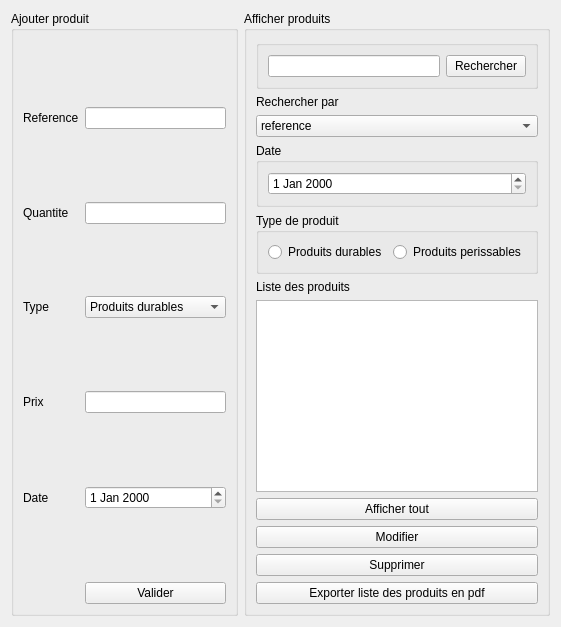
                    <widget class="QWidget" name="Produits">
                     <attribute name="title">
                      <string>Produits</string>
                     </attribute>
                     <layout class="QHBoxLayout" name="horizontalLayout_126">
                      <item>
                       <layout class="QHBoxLayout" name="horizontalLayout_125">
                        <item>
                         <widget class="QGroupBox" name="groupBox_20">
                          <property name="title">
                           <string>Ajouter produit</string>
                          </property>
                          <layout class="QFormLayout" name="formLayout_15">
                           <item row="9" column="0">
                            <widget class="QLabel" name="label_5">
                             <property name="text">
                              <string>Date</string>
                             </property>
                            </widget>
                           </item>
                           <item row="7" column="0">
                            <widget class="QLabel" name="label_21">
                             <property name="text">
                              <string>Prix</string>
                             </property>
                            </widget>
                           </item>
                           <item row="7" column="1">
                            <widget class="QLineEdit" name="lineEdit_Prix_p"/>
                           </item>
                           <item row="5" column="0">
                            <widget class="QLabel" name="label_22">
                             <property name="text">
                              <string>Type</string>
                             </property>
                            </widget>
                           </item>
                           <item row="3" column="0">
                            <widget class="QLabel" name="label_23">
                             <property name="text">
                              <string>Quantite</string>
                             </property>
                            </widget>
                           </item>
                           <item row="3" column="1">
                            <widget class="QLineEdit" name="lineEdit_quantite_p"/>
                           </item>
                           <item row="4" column="0">
                            <spacer name="verticalSpacer_6">
                             <property name="orientation">
                              <enum>Qt::Vertical</enum>
                             </property>
                             <property name="sizeHint" stdset="0">
                              <size>
                               <width>20</width>
                               <height>40</height>
                              </size>
                             </property>
                            </spacer>
                           </item>
                           <item row="6" column="0">
                            <spacer name="verticalSpacer_7">
                             <property name="orientation">
                              <enum>Qt::Vertical</enum>
                             </property>
                             <property name="sizeHint" stdset="0">
                              <size>
                               <width>20</width>
                               <height>40</height>
                              </size>
                             </property>
                            </spacer>
                           </item>
                           <item row="10" column="0">
                            <spacer name="verticalSpacer_8">
                             <property name="orientation">
                              <enum>Qt::Vertical</enum>
                             </property>
                             <property name="sizeHint" stdset="0">
                              <size>
                               <width>20</width>
                               <height>40</height>
                              </size>
                             </property>
                            </spacer>
                           </item>
                           <item row="8" column="0">
                            <spacer name="verticalSpacer_9">
                             <property name="orientation">
                              <enum>Qt::Vertical</enum>
                             </property>
                             <property name="sizeHint" stdset="0">
                              <size>
                               <width>20</width>
                               <height>40</height>
                              </size>
                             </property>
                            </spacer>
                           </item>
                           <item row="0" column="1">
                            <spacer name="verticalSpacer_10">
                             <property name="orientation">
                              <enum>Qt::Vertical</enum>
                             </property>
                             <property name="sizeHint" stdset="0">
                              <size>
                               <width>20</width>
                               <height>40</height>
                              </size>
                             </property>
                            </spacer>
                           </item>
                           <item row="11" column="1">
                            <widget class="QPushButton" name="pushButton_val_p">
                             <property name="text">
                              <string>Valider</string>
                             </property>
                            </widget>
                           </item>
                           <item row="1" column="0">
                            <widget class="QLabel" name="label_24">
                             <property name="text">
                              <string>Reference</string>
                             </property>
                            </widget>
                           </item>
                           <item row="1" column="1">
                            <widget class="QLineEdit" name="lineEdit_Ref_p"/>
                           </item>
                           <item row="2" column="0">
                            <spacer name="verticalSpacer_11">
                             <property name="orientation">
                              <enum>Qt::Vertical</enum>
                             </property>
                             <property name="sizeHint" stdset="0">
                              <size>
                               <width>20</width>
                               <height>40</height>
                              </size>
                             </property>
                            </spacer>
                           </item>
                           <item row="9" column="1">
                            <widget class="QDateEdit" name="dateEdit_p"/>
                           </item>
                           <item row="5" column="1">
                            <widget class="QComboBox" name="comboBox_Type_p">
                             <item>
                              <property name="text">
                               <string>Produits durables</string>
                              </property>
                             </item>
                             <item>
                              <property name="text">
                               <string>Produits perissables</string>
                              </property>
                             </item>
                            </widget>
                           </item>
                          </layout>
                         </widget>
                        </item>
                       </layout>
                      </item>
                      <item>
                       <layout class="QHBoxLayout" name="horizontalLayout_127">
                        <item>
                         <widget class="QGroupBox" name="groupBox_21">
                          <property name="title">
                           <string>Afficher produits</string>
                          </property>
                          <layout class="QVBoxLayout" name="verticalLayout_50">
                           <item>
                            <layout class="QVBoxLayout" name="verticalLayout_49">
                             <item>
                              <widget class="QGroupBox" name="groupBox_24">
                               <property name="title">
                                <string/>
                               </property>
                               <layout class="QHBoxLayout" name="horizontalLayout_130">
                                <item>
                                 <widget class="QLineEdit" name="lineEdit_Recherche_p"/>
                                </item>
                                <item>
                                 <widget class="QPushButton" name="pushButton_Recherche_p">
                                  <property name="text">
                                   <string>Rechercher</string>
                                  </property>
                                 </widget>
                                </item>
                               </layout>
                              </widget>
                             </item>
                             <item>
                              <widget class="QLabel" name="label_26">
                               <property name="text">
                                <string>Rechercher par</string>
                               </property>
                              </widget>
                             </item>
                             <item>
                              <widget class="QComboBox" name="comboBox_p">
                               <item>
                                <property name="text">
                                 <string>reference</string>
                                </property>
                               </item>
                               <item>
                                <property name="text">
                                 <string>type</string>
                                </property>
                               </item>
                               <item>
                                <property name="text">
                                 <string>date</string>
                                </property>
                               </item>
                               <item>
                                <property name="text">
                                 <string>quantite,type et date</string>
                                </property>
                               </item>
                              </widget>
                             </item>
                             <item>
                              <widget class="QGroupBox" name="groupBox_22">
                               <property name="title">
                                <string>Date</string>
                               </property>
                               <layout class="QVBoxLayout" name="verticalLayout_52">
                                <item>
                                 <widget class="QDateEdit" name="dateEdit_recherche_p"/>
                                </item>
                               </layout>
                              </widget>
                             </item>
                             <item>
                              <widget class="QGroupBox" name="groupBox_23">
                               <property name="title">
                                <string>Type de produit</string>
                               </property>
                               <layout class="QHBoxLayout" name="horizontalLayout_129">
                                <item>
                                 <widget class="QRadioButton" name="radioButton_durables">
                                  <property name="text">
                                   <string>Produits durables</string>
                                  </property>
                                 </widget>
                                </item>
                                <item>
                                 <widget class="QRadioButton" name="radioButton_perissables">
                                  <property name="text">
                                   <string>Produits perissables</string>
                                  </property>
                                 </widget>
                                </item>
                               </layout>
                              </widget>
                             </item>
                             <item>
                              <widget class="QLabel" name="label_25">
                               <property name="text">
                                <string>Liste des produits</string>
                               </property>
                              </widget>
                             </item>
                             <item>
                              <widget class="QTableView" name="tableView_Produits"/>
                             </item>
                             <item>
                              <widget class="QPushButton" name="pushButton_afficher_p">
                               <property name="text">
                                <string>Afficher tout</string>
                               </property>
                              </widget>
                             </item>
                             <item>
                              <widget class="QPushButton" name="pushButton_Modifier_p">
                               <property name="text">
                                <string>Modifier</string>
                               </property>
                               <property name="checkable">
                                <bool>true</bool>
                               </property>
                              </widget>
                             </item>
                             <item>
                              <widget class="QPushButton" name="pushButton_Supp_p">
                               <property name="text">
                                <string>Supprimer</string>
                               </property>
                              </widget>
                             </item>
                             <item>
                              <widget class="QPushButton" name="pushButton_Exporter_p">
                               <property name="text">
                                <string>Exporter liste des produits en pdf</string>
                               </property>
                              </widget>
                             </item>
                            </layout>
                           </item>
                          </layout>
                         </widget>
                        </item>
                       </layout>
                      </item>
                     </layout>
                    </widget>
